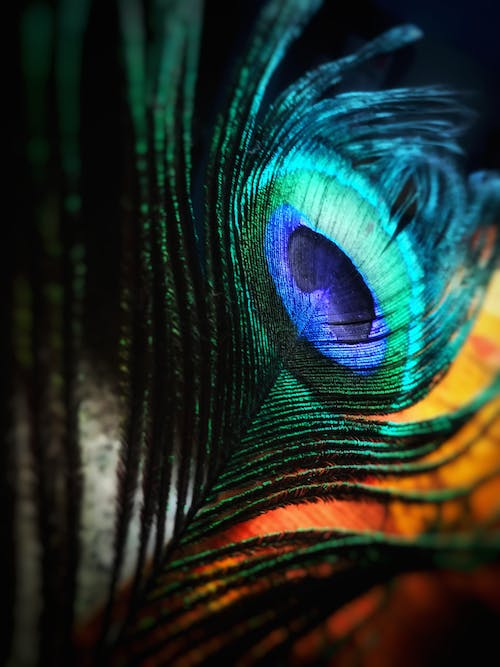
#> input picture group 414/lab1/KytsaraSviatoslav/img.jpeg, 500 x 667 px
$ python lab1.py
#> lines starting #> are read from the running program, lines starting #| are printed output that depends on the picture
# [14 lines of commented-out code are left out]


import numpy as np
import matplotlib as mpl
import matplotlib.pyplot as plt

mpl.use('TkAgg')  # !IMPORTANT


image = plt.imread('img.jpeg')
#> image is the input picture: shape (667, 500, 3); mean R, G, B 34.9, 49.2, 44
plt.imshow(image), plt.show()
gamma = [0.2, 0.5, 0.7]
for i in gamma:
    img = image / 255.0
    reduced_img = np.power(img, 1 / i)
    reduced_img = reduced_img * 255.0
    reduced_img = np.uint8(reduced_img)
    plt.imshow(reduced_img), plt.show()
#> this loop made 3 passes
#> pass 1, `reduced_img = np.power(img, 1 / i)`:
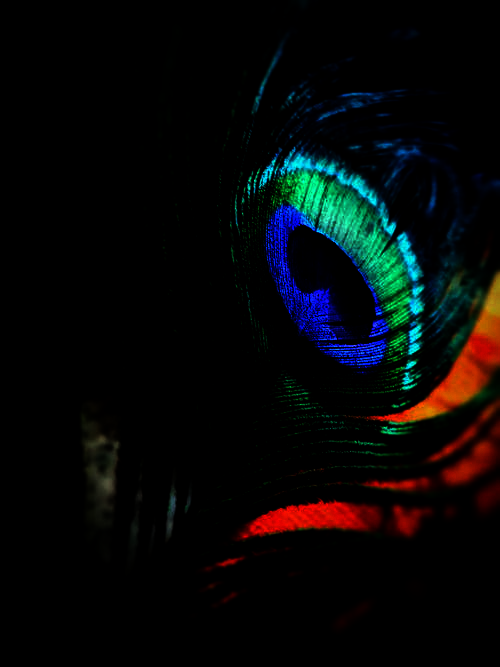
#> reduced_img: shape (667, 500, 3) float64; mean R, G, B 0.0247, 0.0312, 0.0328
#> pass 2, `plt.imshow(reduced_img), plt.show()`:
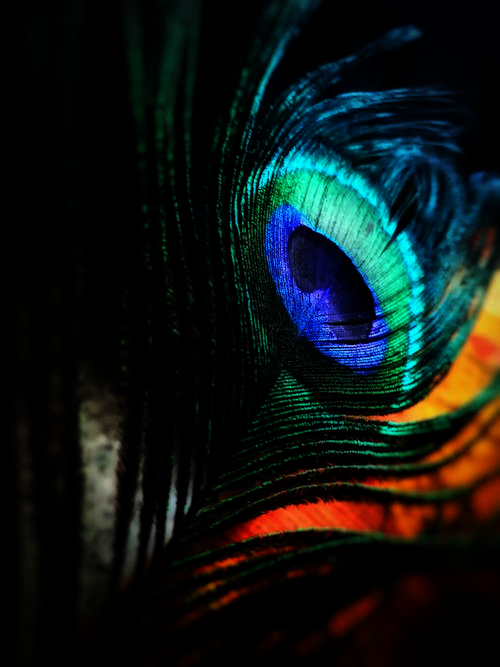
#> shown: shape (667, 500, 3); mean R, G, B 14.5, 22, 20.6
#> after the loop:
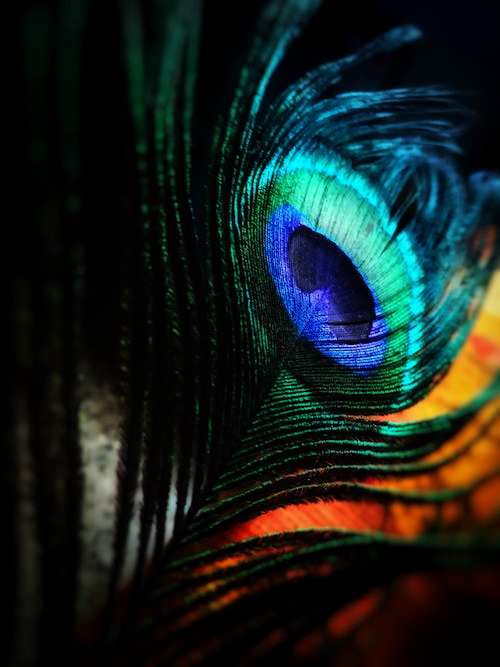
#> reduced_img: shape (667, 500, 3); mean R, G, B 21.7, 32.5, 29.5
